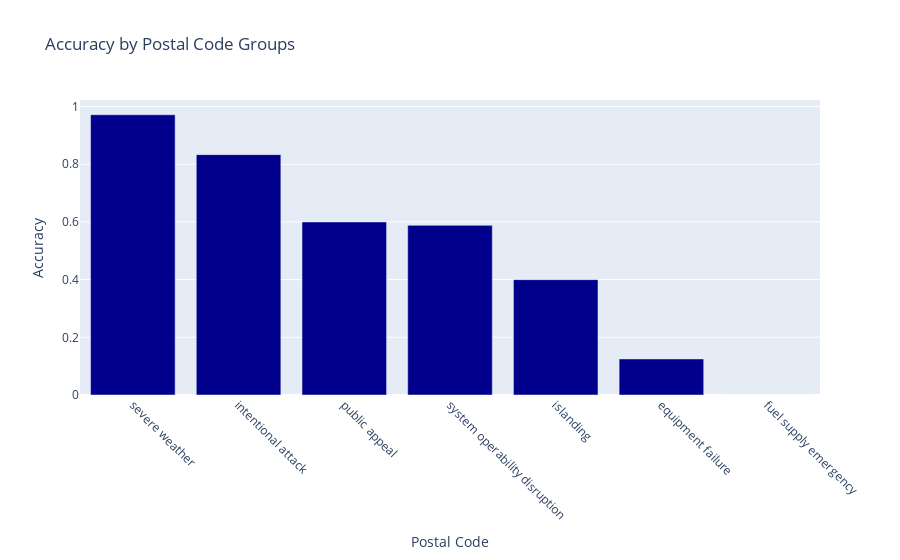

The notebook cell saved with this chart:
### Code cell
from sklearn.metrics import confusion_matrix
import seaborn as sns
import matplotlib.pyplot as plt
import plotly
group_accuracies = check_diff_class[['prediction', 'actual', 'Predict_right']].groupby('actual')['Predict_right'].mean().sort_values(ascending=False)

# Plotting the accuracy for each group as a bar plot
fig = px.bar(x=group_accuracies.index, y=group_accuracies.values,
             labels={'x': 'Postal Code', 'y': 'Accuracy'},
             title='Accuracy by Postal Code Groups')

fig.update_traces(marker_color='rgb(0,0,140)')  # Change bar color if desired
fig.update_xaxes(tickangle=45)
fig.show()

### Figure 1 — Plotly figure (JSON) as saved in the notebook; plotly's stock layout.template omitted (floating-point values rounded to 4 significant figures)
{"data": [{"alignmentgroup": "True", "hovertemplate": "Postal Code=%{x}<br>Accuracy=%{y}<extra></extra>", "legendgroup": "", "marker": {"color": "rgb(0,0,140)", "pattern": {"shape": ""}}, "name": "", "offsetgroup": "", "orientation": "v", "showlegend": false, "textposition": "auto", "type": "bar", "x": ["severe weather", "intentional attack", "public appeal", "system operability disruption", "islanding", "equipment failure", "fuel supply emergency"], "xaxis": "x", "y": [0.9716, 0.8333, 0.6, 0.5882, 0.4, 0.125, 0], "yaxis": "y"}], "layout": {"barmode": "relative", "legend": {"tracegroupgap": 0}, "title": {"text": "Accuracy by Postal Code Groups"}, "xaxis": {"anchor": "y", "domain": [0, 1], "tickangle": 45, "title": {"text": "Postal Code"}}, "yaxis": {"anchor": "x", "domain": [0, 1], "title": {"text": "Accuracy"}}}}
